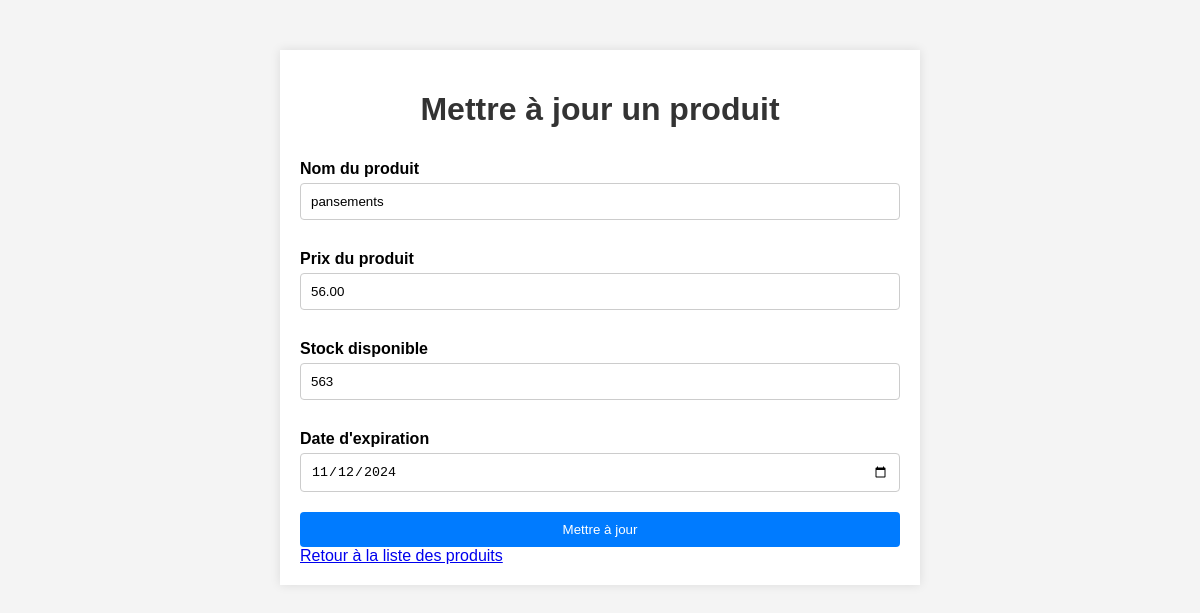
/detail.php?id=8, run on the app's committed database.
### tables this page shows
CREATE TABLE `pharmacie` (
  `id` int(11) NOT NULL,
  `nom` varchar(255) NOT NULL,
  `prix` decimal(10,2) NOT NULL,
  `date_expiration` date NOT NULL,
  `stock` int(11) NOT NULL
);

### detail.php (the view, shortened to what this page needs)
<?php
include './test.php';
if(isset($_GET['id'])) {
    $id = $_GET['id'];
    try {
        $sql = "SELECT * FROM pharmacie WHERE id = :id";
        $stmt = $pdo->prepare($sql);
        $stmt->execute(['id' => $id]);
        $product = $stmt->fetch(PDO::FETCH_ASSOC);
    } catch (PDOException $e) {
        echo "Erreur : " . $e->getMessage();
        exit();
    }
} else {
    echo "ID du produit non spécifié";
    exit();
}
?>
<!DOCTYPE html>
<html lang="fr">
<head>
    <link rel="stylesheet" href="detail.css">
</head>
<body>
    <div class="container">
        <h1>Mettre à jour un produit</h1>
        <form action="detail.php?id=<?php echo $id; ?>" method="post">
            <label for="nom">Nom du produit</label>
            <input type="text" id="nom" name="nom" value="<?php echo htmlspecialchars($product['nom']); ?>" required>
            <label for="prix">Prix du produit</label>
            <input type="number" step="0.01" id="prix" name="prix" value="<?php echo htmlspecialchars($product['prix']); ?>" required>
            <label for="stock">Stock disponible</label>
            <input type="number" id="stock" name="stock" value="<?php echo htmlspecialchars($product['stock']); ?>" required>
            <label for="expiration">Date d'expiration</label>
            <input type="date" id="expiration" name="expiration" value="<?php echo htmlspecialchars($product['date_expiration']); ?>" required>
            <input type="submit" value="Mettre à jour">
        </form>
        <a href="action.php">Retour à la liste des produits</a>
    </div>
</body>
</html>

### detail.css (style rules this page uses)
body { font-family: Arial, sans-serif; background-color: #f4f4f4; margin: 0; padding: 0; }
.container { width: 50%; margin: 0 auto; background: #fff; padding: 20px; box-shadow: 0 0 10px rgba(0, 0, 0, 0.1); margin-top: 50px; }
h1 { text-align: center; color: #333; }
form { display: flex; flex-direction: column; }
label { margin-top: 10px; font-weight: bold; }
input[type="text"], input[type="number"], input[type="date"] { padding: 10px; margin-top: 5px; margin-bottom: 20px; border: 1px solid #ccc; border-radius: 4px; }
input[type="submit"] { background-color: #007BFF; color: white; padding: 10px; border: none; border-radius: 4px; cursor: pointer; }

### data on the page
pharmacie: nom "pansements", prix "56.00", stock "563", expiration "11/12/2024"
